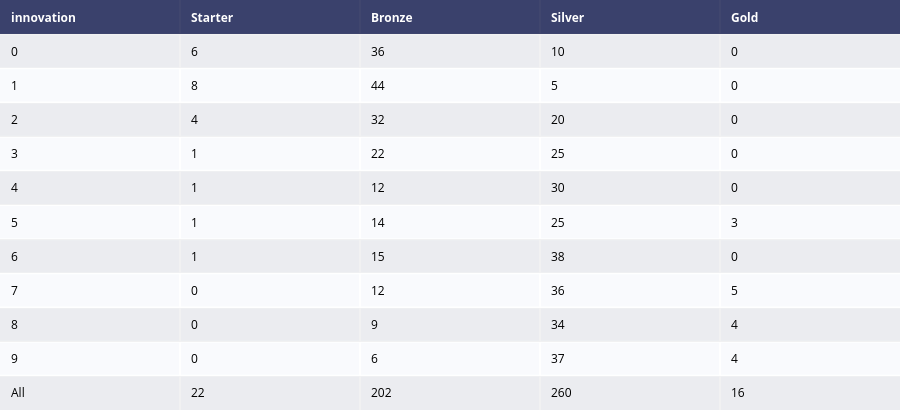

Source (notebook cell):
### Code cell
# Contingence Table between Innovation and Target
innovation_crosstab = pd.crosstab(df_segments['innovation'], df_segments['customer_segment'], margins=True)[target_list].reset_index()

innovation_table = ff.create_table(innovation_crosstab)

innovation_table.show()

### Figure 1 — Plotly figure (JSON) as saved in the notebook; plotly's stock layout.template omitted (floating-point values rounded to 4 significant figures)
{"data": [{"colorscale": [[0, "#00083e"], [0.5, "#ededee"], [1, "#ffffff"]], "hoverinfo": "none", "opacity": 0.75, "showscale": false, "type": "heatmap", "z": [[0, 0, 0, 0, 0], [0.5, 0.5, 0.5, 0.5, 0.5], [1, 1, 1, 1, 1], [0.5, 0.5, 0.5, 0.5, 0.5], [1, 1, 1, 1, 1], [0.5, 0.5, 0.5, 0.5, 0.5], [1, 1, 1, 1, 1], [0.5, 0.5, 0.5, 0.5, 0.5], [1, 1, 1, 1, 1], [0.5, 0.5, 0.5, 0.5, 0.5], [1, 1, 1, 1, 1], [0.5, 0.5, 0.5, 0.5, 0.5]]}], "layout": {"annotations": [{"align": "left", "font": {"color": "#ffffff"}, "showarrow": false, "text": "<b>innovation</b>", "x": -0.45, "xanchor": "left", "xref": "x", "y": 0, "yref": "y"}, {"align": "left", "font": {"color": "#ffffff"}, "showarrow": false, "text": "<b>Starter</b>", "x": 0.55, "xanchor": "left", "xref": "x", "y": 0, "yref": "y"}, {"align": "left", "font": {"color": "#ffffff"}, "showarrow": false, "text": "<b>Bronze</b>", "x": 1.55, "xanchor": "left", "xref": "x", "y": 0, "yref": "y"}, {"align": "left", "font": {"color": "#ffffff"}, "showarrow": false, "text": "<b>Silver</b>", "x": 2.55, "xanchor": "left", "xref": "x", "y": 0, "yref": "y"}, {"align": "left", "font": {"color": "#ffffff"}, "showarrow": false, "text": "<b>Gold</b>", "x": 3.55, "xanchor": "left", "xref": "x", "y": 0, "yref": "y"}, {"align": "left", "font": {"color": "#000000"}, "showarrow": false, "text": "0", "x": -0.45, "xanchor": "left", "xref": "x", "y": 1, "yref": "y"}, {"align": "left", "font": {"color": "#000000"}, "showarrow": false, "text": "6", "x": 0.55, "xanchor": "left", "xref": "x", "y": 1, "yref": "y"}, {"align": "left", "font": {"color": "#000000"}, "showarrow": false, "text": "36", "x": 1.55, "xanchor": "left", "xref": "x", "y": 1, "yref": "y"}, {"align": "left", "font": {"color": "#000000"}, "showarrow": false, "text": "10", "x": 2.55, "xanchor": "left", "xref": "x", "y": 1, "yref": "y"}, {"align": "left", "font": {"color": "#000000"}, "showarrow": false, "text": "0", "x": 3.55, "xanchor": "left", "xref": "x", "y": 1, "yref": "y"}, {"align": "left", "font": {"color": "#000000"}, "showarrow": false, "text": "1", "x": -0.45, "xanchor": "left", "xref": "x", "y": 2, "yref": "y"}, {"align": "left", "font": {"color": "#000000"}, "showarrow": false, "text": "8", "x": 0.55, "xanchor": "left", "xref": "x", "y": 2, "yref": "y"}, {"align": "left", "font": {"color": "#000000"}, "showarrow": false, "text": "44", "x": 1.55, "xanchor": "left", "xref": "x", "y": 2, "yref": "y"}, {"align": "left", "font": {"color": "#000000"}, "showarrow": false, "text": "5", "x": 2.55, "xanchor": "left", "xref": "x", "y": 2, "yref": "y"}, {"align": "left", "font": {"color": "#000000"}, "showarrow": false, "text": "0", "x": 3.55, "xanchor": "left", "xref": "x", "y": 2, "yref": "y"}, {"align": "left", "font": {"color": "#000000"}, "showarrow": false, "text": "2", "x": -0.45, "xanchor": "left", "xref": "x", "y": 3, "yref": "y"}, {"align": "left", "font": {"color": "#000000"}, "showarrow": false, "text": "4", "x": 0.55, "xanchor": "left", "xref": "x", "y": 3, "yref": "y"}, {"align": "left", "font": {"color": "#000000"}, "showarrow": false, "text": "32", "x": 1.55, "xanchor": "left", "xref": "x", "y": 3, "yref": "y"}, {"align": "left", "font": {"color": "#000000"}, "showarrow": false, "text": "20", "x": 2.55, "xanchor": "left", "xref": "x", "y": 3, "yref": "y"}, {"align": "left", "font": {"color": "#000000"}, "showarrow": false, "text": "0", "x": 3.55, "xanchor": "left", "xref": "x", "y": 3, "yref": "y"}, {"align": "left", "font": {"color": "#000000"}, "showarrow": false, "text": "3", "x": -0.45, "xanchor": "left", "xref": "x", "y": 4, "yref": "y"}, {"align": "left", "font": {"color": "#000000"}, "showarrow": false, "text": "1", "x": 0.55, "xanchor": "left", "xref": "x", "y": 4, "yref": "y"}, {"align": "left", "font": {"color": "#000000"}, "showarrow": false, "text": "22", "x": 1.55, "xanchor": "left", "xref": "x", "y": 4, "yref": "y"}, {"align": "left", "font": {"color": "#000000"}, "showarrow": false, "text": "25", "x": 2.55, "xanchor": "left", "xref": "x", "y": 4, "yref": "y"}, {"align": "left", "font": {"color": "#000000"}, "showarrow": false, "text": "0", "x": 3.55, "xanchor": "left", "xref": "x", "y": 4, "yref": "y"}, {"align": "left", "font": {"color": "#000000"}, "showarrow": false, "text": "4", "x": -0.45, "xanchor": "left", "xref": "x", "y": 5, "yref": "y"}, {"align": "left", "font": {"color": "#000000"}, "showarrow": false, "text": "1", "x": 0.55, "xanchor": "left", "xref": "x", "y": 5, "yref": "y"}, {"align": "left", "font": {"color": "#000000"}, "showarrow": false, "text": "12", "x": 1.55, "xanchor": "left", "xref": "x", "y": 5, "yref": "y"}, {"align": "left", "font": {"color": "#000000"}, "showarrow": false, "text": "30", "x": 2.55, "xanchor": "left", "xref": "x", "y": 5, "yref": "y"}, {"align": "left", "font": {"color": "#000000"}, "showarrow": false, "text": "0", "x": 3.55, "xanchor": "left", "xref": "x", "y": 5, "yref": "y"}, {"align": "left", "font": {"color": "#000000"}, "showarrow": false, "text": "5", "x": -0.45, "xanchor": "left", "xref": "x", "y": 6, "yref": "y"}, {"align": "left", "font": {"color": "#000000"}, "showarrow": false, "text": "1", "x": 0.55, "xanchor": "left", "xref": "x", "y": 6, "yref": "y"}, {"align": "left", "font": {"color": "#000000"}, "showarrow": false, "text": "14", "x": 1.55, "xanchor": "left", "xref": "x", "y": 6, "yref": "y"}, {"align": "left", "font": {"color": "#000000"}, "showarrow": false, "text": "25", "x": 2.55, "xanchor": "left", "xref": "x", "y": 6, "yref": "y"}, {"align": "left", "font": {"color": "#000000"}, "showarrow": false, "text": "3", "x": 3.55, "xanchor": "left", "xref": "x", "y": 6, "yref": "y"}, {"align": "left", "font": {"color": "#000000"}, "showarrow": false, "text": "6", "x": -0.45, "xanchor": "left", "xref": "x", "y": 7, "yref": "y"}, {"align": "left", "font": {"color": "#000000"}, "showarrow": false, "text": "1", "x": 0.55, "xanchor": "left", "xref": "x", "y": 7, "yref": "y"}, {"align": "left", "font": {"color": "#000000"}, "showarrow": false, "text": "15", "x": 1.55, "xanchor": "left", "xref": "x", "y": 7, "yref": "y"}, {"align": "left", "font": {"color": "#000000"}, "showarrow": false, "text": "38", "x": 2.55, "xanchor": "left", "xref": "x", "y": 7, "yref": "y"}, {"align": "left", "font": {"color": "#000000"}, "showarrow": false, "text": "0", "x": 3.55, "xanchor": "left", "xref": "x", "y": 7, "yref": "y"}, {"align": "left", "font": {"color": "#000000"}, "showarrow": false, "text": "7", "x": -0.45, "xanchor": "left", "xref": "x", "y": 8, "yref": "y"}, {"align": "left", "font": {"color": "#000000"}, "showarrow": false, "text": "0", "x": 0.55, "xanchor": "left", "xref": "x", "y": 8, "yref": "y"}, {"align": "left", "font": {"color": "#000000"}, "showarrow": false, "text": "12", "x": 1.55, "xanchor": "left", "xref": "x", "y": 8, "yref": "y"}, {"align": "left", "font": {"color": "#000000"}, "showarrow": false, "text": "36", "x": 2.55, "xanchor": "left", "xref": "x", "y": 8, "yref": "y"}, {"align": "left", "font": {"color": "#000000"}, "showarrow": false, "text": "5", "x": 3.55, "xanchor": "left", "xref": "x", "y": 8, "yref": "y"}, {"align": "left", "font": {"color": "#000000"}, "showarrow": false, "text": "8", "x": -0.45, "xanchor": "left", "xref": "x", "y": 9, "yref": "y"}, {"align": "left", "font": {"color": "#000000"}, "showarrow": false, "text": "0", "x": 0.55, "xanchor": "left", "xref": "x", "y": 9, "yref": "y"}, {"align": "left", "font": {"color": "#000000"}, "showarrow": false, "text": "9", "x": 1.55, "xanchor": "left", "xref": "x", "y": 9, "yref": "y"}, {"align": "left", "font": {"color": "#000000"}, "showarrow": false, "text": "34", "x": 2.55, "xanchor": "left", "xref": "x", "y": 9, "yref": "y"}, {"align": "left", "font": {"color": "#000000"}, "showarrow": false, "text": "4", "x": 3.55, "xanchor": "left", "xref": "x", "y": 9, "yref": "y"}, {"align": "left", "font": {"color": "#000000"}, "showarrow": false, "text": "9", "x": -0.45, "xanchor": "left", "xref": "x", "y": 10, "yref": "y"}, {"align": "left", "font": {"color": "#000000"}, "showarrow": false, "text": "0", "x": 0.55, "xanchor": "left", "xref": "x", "y": 10, "yref": "y"}, {"align": "left", "font": {"color": "#000000"}, "showarrow": false, "text": "6", "x": 1.55, "xanchor": "left", "xref": "x", "y": 10, "yref": "y"}, {"align": "left", "font": {"color": "#000000"}, "showarrow": false, "text": "37", "x": 2.55, "xanchor": "left", "xref": "x", "y": 10, "yref": "y"}, {"align": "left", "font": {"color": "#000000"}, "showarrow": false, "text": "4", "x": 3.55, "xanchor": "left", "xref": "x", "y": 10, "yref": "y"}, {"align": "left", "font": {"color": "#000000"}, "showarrow": false, "text": "All", "x": -0.45, "xanchor": "left", "xref": "x", "y": 11, "yref": "y"}, {"align": "left", "font": {"color": "#000000"}, "showarrow": false, "text": "22", "x": 0.55, "xanchor": "left", "xref": "x", "y": 11, "yref": "y"}, {"align": "left", "font": {"color": "#000000"}, "showarrow": false, "text": "202", "x": 1.55, "xanchor": "left", "xref": "x", "y": 11, "yref": "y"}, {"align": "left", "font": {"color": "#000000"}, "showarrow": false, "text": "260", "x": 2.55, "xanchor": "left", "xref": "x", "y": 11, "yref": "y"}, {"align": "left", "font": {"color": "#000000"}, "showarrow": false, "text": "16", "x": 3.55, "xanchor": "left", "xref": "x", "y": 11, "yref": "y"}], "height": 410, "margin": {"b": 0, "l": 0, "r": 0, "t": 0}, "xaxis": {"dtick": 1, "gridwidth": 2, "showticklabels": false, "tick0": -0.5, "ticks": "", "zeroline": false}, "yaxis": {"autorange": "reversed", "dtick": 1, "gridwidth": 2, "showticklabels": false, "tick0": 0.5, "ticks": "", "zeroline": false}}}
